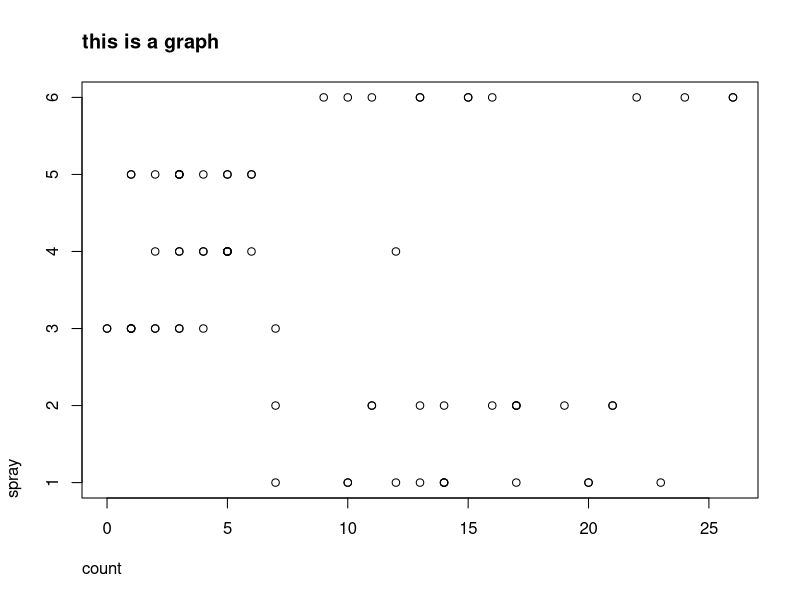
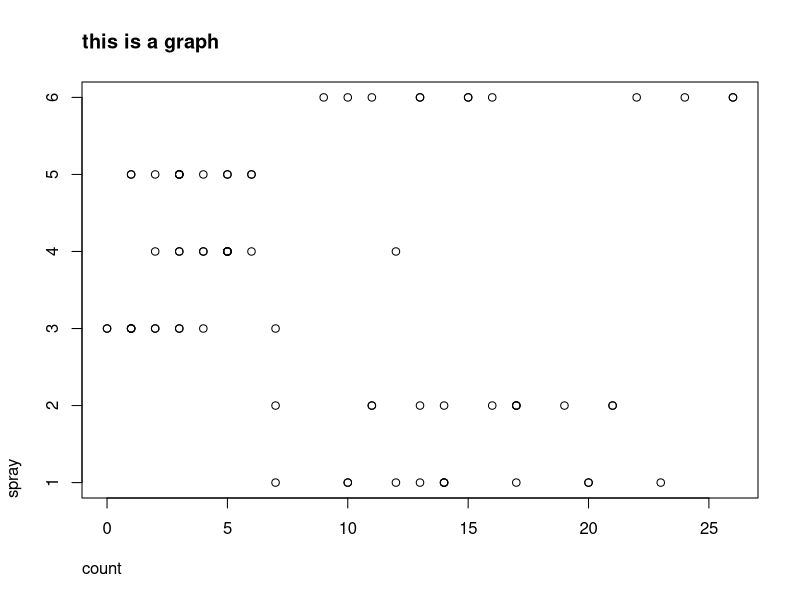

Recreate these plots in R, in order.
## ---- chunk 1
par(adj = 0)
plot(InsectSprays, main = "this is a graph")
## ---- chunk 2
plot(InsectSprays)
title("this is a graph", adj = 0)
